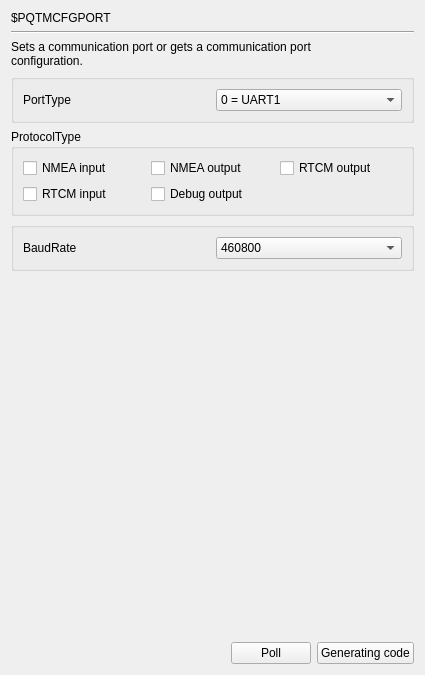
     <widget class="QWidget" name="page_PQTMCFGPORT">
      <layout class="QGridLayout" name="gridLayout_14">
       <item row="0" column="0">
        <widget class="QLabel" name="label_494">
         <property name="text">
          <string>$PQTMCFGPORT</string>
         </property>
        </widget>
       </item>
       <item row="1" column="0" colspan="3">
        <widget class="Line" name="line_125">
         <property name="orientation">
          <enum>Qt::Horizontal</enum>
         </property>
        </widget>
       </item>
       <item row="2" column="0" colspan="3">
        <widget class="QLabel" name="label_495">
         <property name="text">
          <string>Sets a communication port or gets a communication port 
configuration.</string>
         </property>
        </widget>
       </item>
       <item row="3" column="0" colspan="3">
        <widget class="QGroupBox" name="groupBox">
         <property name="title">
          <string/>
         </property>
         <layout class="QGridLayout" name="gridLayout_12">
          <item row="0" column="0">
           <widget class="QLabel" name="label_8">
            <property name="text">
             <string>PortType</string>
            </property>
           </widget>
          </item>
          <item row="0" column="1">
           <widget class="QComboBox" name="comboBox_PortType">
            <item>
             <property name="text">
              <string>0 = UART1</string>
             </property>
            </item>
            <item>
             <property name="text">
              <string>1 = UART2</string>
             </property>
            </item>
           </widget>
          </item>
         </layout>
        </widget>
       </item>
       <item row="4" column="0" colspan="3">
        <widget class="QGroupBox" name="groupBox_6">
         <property name="title">
          <string>ProtocolType</string>
         </property>
         <layout class="QGridLayout" name="gridLayout_10">
          <item row="0" column="0">
           <widget class="QCheckBox" name="checkBox_NMEAInput">
            <property name="text">
             <string>NMEA input</string>
            </property>
           </widget>
          </item>
          <item row="0" column="1">
           <widget class="QCheckBox" name="checkBox_NMEAOutput">
            <property name="text">
             <string>NMEA output</string>
            </property>
           </widget>
          </item>
          <item row="0" column="2">
           <widget class="QCheckBox" name="checkBox_RTCMOutput">
            <property name="text">
             <string>RTCM output</string>
            </property>
           </widget>
          </item>
          <item row="1" column="0">
           <widget class="QCheckBox" name="checkBox_RTCMInput">
            <property name="text">
             <string>RTCM input</string>
            </property>
           </widget>
          </item>
          <item row="1" column="1">
           <widget class="QCheckBox" name="checkBox_DebugOutput">
            <property name="text">
             <string>Debug output</string>
            </property>
           </widget>
          </item>
         </layout>
        </widget>
       </item>
       <item row="5" column="0" colspan="3">
        <widget class="QGroupBox" name="groupBox_7">
         <property name="title">
          <string/>
         </property>
         <layout class="QGridLayout" name="gridLayout_13">
          <item row="0" column="1">
           <widget class="QComboBox" name="comboBox_BaudRate">
            <property name="currentIndex">
             <number>2</number>
            </property>
            <item>
             <property name="text">
              <string>115200</string>
             </property>
            </item>
            <item>
             <property name="text">
              <string>230400</string>
             </property>
            </item>
            <item>
             <property name="text">
              <string>460800</string>
             </property>
            </item>
            <item>
             <property name="text">
              <string>921600</string>
             </property>
            </item>
           </widget>
          </item>
          <item row="0" column="0">
           <widget class="QLabel" name="label_9">
            <property name="text">
             <string>BaudRate</string>
            </property>
           </widget>
          </item>
         </layout>
        </widget>
       </item>
       <item row="6" column="2">
        <spacer name="verticalSpacer_125">
         <property name="orientation">
          <enum>Qt::Vertical</enum>
         </property>
         <property name="sizeHint" stdset="0">
          <size>
           <width>20</width>
           <height>365</height>
          </size>
         </property>
        </spacer>
       </item>
       <item row="7" column="0">
        <spacer name="horizontalSpacer_125">
         <property name="orientation">
          <enum>Qt::Horizontal</enum>
         </property>
         <property name="sizeHint" stdset="0">
          <size>
           <width>214</width>
           <height>20</height>
          </size>
         </property>
        </spacer>
       </item>
       <item row="7" column="1">
        <widget class="QPushButton" name="poll_PQTMCFGPORT">
         <property name="text">
          <string>Poll</string>
         </property>
        </widget>
       </item>
       <item row="7" column="2">
        <widget class="QPushButton" name="GC_PQTMCFGPORT">
         <property name="text">
          <string>Generating code</string>
         </property>
        </widget>
       </item>
      </layout>
     </widget>
